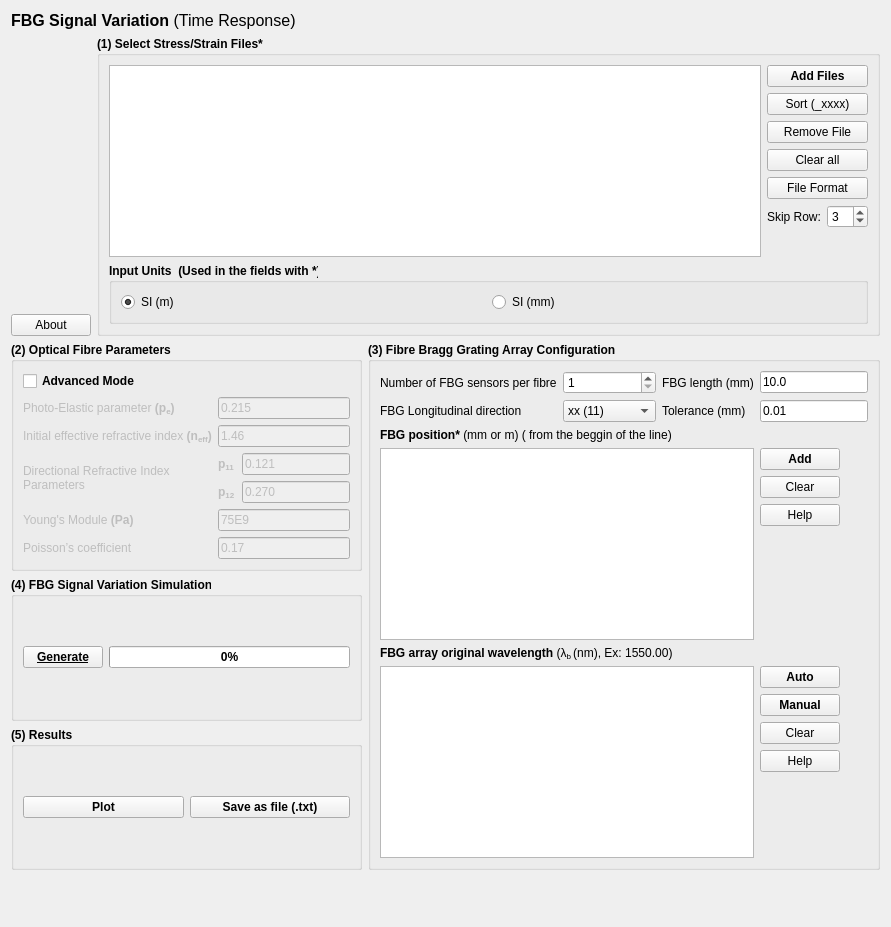
      <widget class="QWidget" name="widget">
       <attribute name="title">
        <string>FBG Signal Variation (Time Response)</string>
       </attribute>
       <layout class="QGridLayout" name="gridLayout_45">
        <item row="0" column="0">
         <layout class="QGridLayout" name="gridLayout_44">
          <item row="1" column="0" colspan="3">
           <widget class="QLabel" name="label_32">
            <property name="text">
             <string>&lt;html&gt;&lt;head/&gt;&lt;body&gt;&lt;p&gt;&lt;span style=&quot; font-size:12pt; font-weight:600;&quot;&gt;FBG Signal Variation &lt;/span&gt;&lt;span style=&quot; font-size:12pt;&quot;&gt;(Time Response)&lt;/span&gt;&lt;/p&gt;&lt;/body&gt;&lt;/html&gt;</string>
            </property>
           </widget>
          </item>
          <item row="4" column="0" colspan="2">
           <widget class="QGroupBox" name="groupBox_13">
            <property name="sizePolicy">
             <sizepolicy hsizetype="Maximum" vsizetype="Maximum">
              <horstretch>0</horstretch>
              <verstretch>0</verstretch>
             </sizepolicy>
            </property>
            <property name="font">
             <font>
              <weight>75</weight>
              <bold>true</bold>
             </font>
            </property>
            <property name="title">
             <string>(2) Optical Fibre Parameters</string>
            </property>
            <layout class="QGridLayout" name="gridLayout_36">
             <item row="1" column="0">
              <layout class="QGridLayout" name="gridLayout_28">
               <item row="2" column="0">
                <widget class="QLabel" name="label_36">
                 <property name="enabled">
                  <bool>false</bool>
                 </property>
                 <property name="text">
                  <string>&lt;html&gt;&lt;head/&gt;&lt;body&gt;&lt;p&gt;&lt;span style=&quot; font-weight:400;&quot;&gt;Initial effective refractive index&lt;/span&gt; (n&lt;span style=&quot; vertical-align:sub;&quot;&gt;eff&lt;/span&gt;)&lt;/p&gt;&lt;/body&gt;&lt;/html&gt;</string>
                 </property>
                </widget>
               </item>
               <item row="5" column="0">
                <widget class="QLabel" name="label_38">
                 <property name="enabled">
                  <bool>false</bool>
                 </property>
                 <property name="text">
                  <string>&lt;html&gt;&lt;head/&gt;&lt;body&gt;&lt;p&gt;&lt;span style=&quot; font-weight:400;&quot;&gt;Young's Module &lt;/span&gt;(Pa)&lt;/p&gt;&lt;/body&gt;&lt;/html&gt;</string>
                 </property>
                </widget>
               </item>
               <item row="4" column="1">
                <widget class="QLabel" name="label_40">
                 <property name="enabled">
                  <bool>false</bool>
                 </property>
                 <property name="text">
                  <string>&lt;html&gt;&lt;head/&gt;&lt;body&gt;&lt;p&gt;p&lt;span style=&quot; vertical-align:sub;&quot;&gt;12&lt;/span&gt;&lt;/p&gt;&lt;/body&gt;&lt;/html&gt;</string>
                 </property>
                </widget>
               </item>
               <item row="4" column="2">
                <widget class="QLineEdit" name="lineEdit_DirectionalRefractiveP12_TR">
                 <property name="enabled">
                  <bool>false</bool>
                 </property>
                 <property name="font">
                  <font>
                   <weight>50</weight>
                   <bold>false</bold>
                  </font>
                 </property>
                 <property name="text">
                  <string>0.270</string>
                 </property>
                </widget>
               </item>
               <item row="5" column="1" colspan="2">
                <widget class="QLineEdit" name="lineEdit_YoungsModule_TR">
                 <property name="enabled">
                  <bool>false</bool>
                 </property>
                 <property name="font">
                  <font>
                   <weight>50</weight>
                   <bold>false</bold>
                  </font>
                 </property>
                 <property name="text">
                  <string>75E9</string>
                 </property>
                </widget>
               </item>
               <item row="1" column="1" colspan="2">
                <widget class="QLineEdit" name="lineEdit_PhotoElasticParam_TR">
                 <property name="enabled">
                  <bool>false</bool>
                 </property>
                 <property name="font">
                  <font>
                   <weight>50</weight>
                   <bold>false</bold>
                  </font>
                 </property>
                 <property name="text">
                  <string>0.215</string>
                 </property>
                </widget>
               </item>
               <item row="3" column="1">
                <widget class="QLabel" name="label_39">
                 <property name="enabled">
                  <bool>false</bool>
                 </property>
                 <property name="text">
                  <string>&lt;html&gt;&lt;head/&gt;&lt;body&gt;&lt;p&gt;p&lt;span style=&quot; vertical-align:sub;&quot;&gt;11&lt;/span&gt;&lt;/p&gt;&lt;/body&gt;&lt;/html&gt;</string>
                 </property>
                </widget>
               </item>
               <item row="3" column="2">
                <widget class="QLineEdit" name="lineEdit_DirectionalRefractiveP11_TR">
                 <property name="enabled">
                  <bool>false</bool>
                 </property>
                 <property name="font">
                  <font>
                   <weight>50</weight>
                   <bold>false</bold>
                  </font>
                 </property>
                 <property name="text">
                  <string>0.121</string>
                 </property>
                </widget>
               </item>
               <item row="3" column="0" rowspan="2">
                <widget class="QLabel" name="label_37">
                 <property name="enabled">
                  <bool>false</bool>
                 </property>
                 <property name="text">
                  <string>&lt;html&gt;&lt;head/&gt;&lt;body&gt;&lt;p&gt;&lt;span style=&quot; font-weight:400;&quot;&gt;Directional Refractive Index Parameters&lt;/span&gt;&lt;/p&gt;&lt;/body&gt;&lt;/html&gt;</string>
                 </property>
                 <property name="wordWrap">
                  <bool>true</bool>
                 </property>
                </widget>
               </item>
               <item row="1" column="0">
                <widget class="QLabel" name="label_35">
                 <property name="enabled">
                  <bool>false</bool>
                 </property>
                 <property name="text">
                  <string>&lt;html&gt;&lt;head/&gt;&lt;body&gt;&lt;p&gt;&lt;span style=&quot; font-weight:400;&quot;&gt;Photo-Elastic parameter&lt;/span&gt; (p&lt;span style=&quot; vertical-align:sub;&quot;&gt;e&lt;/span&gt;) &lt;/p&gt;&lt;/body&gt;&lt;/html&gt;</string>
                 </property>
                </widget>
               </item>
               <item row="6" column="1" colspan="2">
                <widget class="QLineEdit" name="lineEdit_PoissionsCoefficient_TR">
                 <property name="enabled">
                  <bool>false</bool>
                 </property>
                 <property name="font">
                  <font>
                   <weight>50</weight>
                   <bold>false</bold>
                  </font>
                 </property>
                 <property name="text">
                  <string>0.17</string>
                 </property>
                </widget>
               </item>
               <item row="2" column="1" colspan="2">
                <widget class="QLineEdit" name="lineEdit_InitialRefractiveIndex_TR">
                 <property name="enabled">
                  <bool>false</bool>
                 </property>
                 <property name="font">
                  <font>
                   <weight>50</weight>
                   <bold>false</bold>
                  </font>
                 </property>
                 <property name="text">
                  <string>1.46</string>
                 </property>
                </widget>
               </item>
               <item row="6" column="0">
                <widget class="QLabel" name="label_41">
                 <property name="enabled">
                  <bool>false</bool>
                 </property>
                 <property name="text">
                  <string>&lt;html&gt;&lt;head/&gt;&lt;body&gt;&lt;p&gt;&lt;span style=&quot; font-weight:400;&quot;&gt;Poisson’s coefficient&lt;/span&gt;&lt;/p&gt;&lt;/body&gt;&lt;/html&gt;</string>
                 </property>
                </widget>
               </item>
              </layout>
             </item>
             <item row="0" column="0">
              <widget class="QCheckBox" name="checkBox_AdvancedModeSelectionTR">
               <property name="text">
                <string>Advanced Mode</string>
               </property>
              </widget>
             </item>
            </layout>
           </widget>
          </item>
          <item row="4" column="2" rowspan="3">
           <widget class="QGroupBox" name="groupBox_14">
            <property name="sizePolicy">
             <sizepolicy hsizetype="Preferred" vsizetype="Expanding">
              <horstretch>0</horstretch>
              <verstretch>0</verstretch>
             </sizepolicy>
            </property>
            <property name="font">
             <font>
              <weight>75</weight>
              <bold>true</bold>
             </font>
            </property>
            <property name="title">
             <string>(3) Fibre Bragg Grating Array Configuration</string>
            </property>
            <layout class="QGridLayout" name="gridLayout_39">
             <item row="0" column="0">
              <layout class="QGridLayout" name="gridLayout_38">
               <item row="10" column="4">
                <widget class="QPushButton" name="pushButton_ClearFBGOriginalWavelength_TR">
                 <property name="sizePolicy">
                  <sizepolicy hsizetype="Maximum" vsizetype="Fixed">
                   <horstretch>0</horstretch>
                   <verstretch>0</verstretch>
                  </sizepolicy>
                 </property>
                 <property name="font">
                  <font>
                   <weight>50</weight>
                   <bold>false</bold>
                  </font>
                 </property>
                 <property name="text">
                  <string>Clear</string>
                 </property>
                </widget>
               </item>
               <item row="4" column="4">
                <widget class="QPushButton" name="pushButton_ClearFBGPosition_TR">
                 <property name="sizePolicy">
                  <sizepolicy hsizetype="Maximum" vsizetype="Fixed">
                   <horstretch>0</horstretch>
                   <verstretch>0</verstretch>
                  </sizepolicy>
                 </property>
                 <property name="font">
                  <font>
                   <weight>50</weight>
                   <bold>false</bold>
                  </font>
                 </property>
                 <property name="text">
                  <string>Clear</string>
                 </property>
                </widget>
               </item>
               <item row="3" column="4">
                <widget class="QPushButton" name="pushButton_AddFBGPosition_TR">
                 <property name="sizePolicy">
                  <sizepolicy hsizetype="Maximum" vsizetype="Fixed">
                   <horstretch>0</horstretch>
                   <verstretch>0</verstretch>
                  </sizepolicy>
                 </property>
                 <property name="text">
                  <string>Add</string>
                 </property>
                </widget>
               </item>
               <item row="1" column="0" colspan="2">
                <widget class="QLabel" name="label_44">
                 <property name="font">
                  <font>
                   <weight>50</weight>
                   <bold>false</bold>
                  </font>
                 </property>
                 <property name="text">
                  <string>FBG Longitudinal direction</string>
                 </property>
                </widget>
               </item>
               <item row="0" column="0" colspan="2">
                <widget class="QLabel" name="label_42">
                 <property name="font">
                  <font>
                   <weight>50</weight>
                   <bold>false</bold>
                  </font>
                 </property>
                 <property name="text">
                  <string>Number of FBG sensors per fibre</string>
                 </property>
                </widget>
               </item>
               <item row="2" column="0" colspan="5">
                <widget class="QLabel" name="label_46">
                 <property name="sizePolicy">
                  <sizepolicy hsizetype="Preferred" vsizetype="Maximum">
                   <horstretch>0</horstretch>
                   <verstretch>0</verstretch>
                  </sizepolicy>
                 </property>
                 <property name="text">
                  <string>&lt;html&gt;&lt;head/&gt;&lt;body&gt;&lt;p&gt;FBG position* &lt;span style=&quot; font-weight:400;&quot;&gt;(mm or m) ( from the beggin of the line)&lt;/span&gt;&lt;/p&gt;&lt;/body&gt;&lt;/html&gt;</string>
                 </property>
                </widget>
               </item>
               <item row="9" column="4">
                <widget class="QPushButton" name="pushButton_AddFBGOriginalWavelength_TR">
                 <property name="sizePolicy">
                  <sizepolicy hsizetype="Maximum" vsizetype="Fixed">
                   <horstretch>0</horstretch>
                   <verstretch>0</verstretch>
                  </sizepolicy>
                 </property>
                 <property name="text">
                  <string>Manual</string>
                 </property>
                </widget>
               </item>
               <item row="7" column="0" colspan="5">
                <widget class="QLabel" name="label_47">
                 <property name="sizePolicy">
                  <sizepolicy hsizetype="Preferred" vsizetype="Maximum">
                   <horstretch>0</horstretch>
                   <verstretch>0</verstretch>
                  </sizepolicy>
                 </property>
                 <property name="text">
                  <string>&lt;html&gt;&lt;head/&gt;&lt;body&gt;&lt;p&gt;FBG array original wavelength &lt;span style=&quot; font-weight:400;&quot;&gt;(λ&lt;/span&gt;&lt;span style=&quot; font-weight:400; vertical-align:sub;&quot;&gt;b &lt;/span&gt;&lt;span style=&quot; font-weight:400;&quot;&gt;(nm), Ex: 1550.00)&lt;/span&gt;&lt;/p&gt;&lt;/body&gt;&lt;/html&gt;</string>
                 </property>
                </widget>
               </item>
               <item row="1" column="2">
                <widget class="QComboBox" name="comboBox_FBGDirection_TR">
                 <property name="sizePolicy">
                  <sizepolicy hsizetype="Expanding" vsizetype="Fixed">
                   <horstretch>0</horstretch>
                   <verstretch>0</verstretch>
                  </sizepolicy>
                 </property>
                 <property name="minimumSize">
                  <size>
                   <width>93</width>
                   <height>0</height>
                  </size>
                 </property>
                 <property name="font">
                  <font>
                   <weight>50</weight>
                   <bold>false</bold>
                  </font>
                 </property>
                 <item>
                  <property name="text">
                   <string>xx (11)</string>
                  </property>
                 </item>
                 <item>
                  <property name="text">
                   <string>yy (22)</string>
                  </property>
                 </item>
                 <item>
                  <property name="text">
                   <string>zz (33)</string>
                  </property>
                 </item>
                </widget>
               </item>
               <item row="1" column="3">
                <widget class="QLabel" name="label_45">
                 <property name="font">
                  <font>
                   <weight>50</weight>
                   <bold>false</bold>
                  </font>
                 </property>
                 <property name="text">
                  <string>Tolerance (mm)</string>
                 </property>
                </widget>
               </item>
               <item row="1" column="4">
                <widget class="QLineEdit" name="lineEdit_tolerance_TR">
                 <property name="sizePolicy">
                  <sizepolicy hsizetype="Maximum" vsizetype="Fixed">
                   <horstretch>0</horstretch>
                   <verstretch>0</verstretch>
                  </sizepolicy>
                 </property>
                 <property name="font">
                  <font>
                   <weight>50</weight>
                   <bold>false</bold>
                  </font>
                 </property>
                 <property name="text">
                  <string>0.01</string>
                 </property>
                </widget>
               </item>
               <item row="0" column="2">
                <widget class="QSpinBox" name="spinBox_NumberFBG_TR">
                 <property name="sizePolicy">
                  <sizepolicy hsizetype="Expanding" vsizetype="Fixed">
                   <horstretch>0</horstretch>
                   <verstretch>0</verstretch>
                  </sizepolicy>
                 </property>
                 <property name="minimumSize">
                  <size>
                   <width>93</width>
                   <height>0</height>
                  </size>
                 </property>
                 <property name="font">
                  <font>
                   <weight>50</weight>
                   <bold>false</bold>
                  </font>
                 </property>
                 <property name="minimum">
                  <number>1</number>
                 </property>
                </widget>
               </item>
               <item row="0" column="3">
                <widget class="QLabel" name="label_43">
                 <property name="font">
                  <font>
                   <weight>50</weight>
                   <bold>false</bold>
                  </font>
                 </property>
                 <property name="text">
                  <string>FBG length (mm)</string>
                 </property>
                </widget>
               </item>
               <item row="0" column="4">
                <widget class="QLineEdit" name="lineEdit_FBGlength_TR">
                 <property name="sizePolicy">
                  <sizepolicy hsizetype="Maximum" vsizetype="Fixed">
                   <horstretch>0</horstretch>
                   <verstretch>0</verstretch>
                  </sizepolicy>
                 </property>
                 <property name="font">
                  <font>
                   <weight>50</weight>
                   <bold>false</bold>
                  </font>
                 </property>
                 <property name="text">
                  <string>10.0</string>
                 </property>
                </widget>
               </item>
               <item row="5" column="4">
                <widget class="QPushButton" name="pushButton_HelpFBGPosition_TR">
                 <property name="sizePolicy">
                  <sizepolicy hsizetype="Maximum" vsizetype="Fixed">
                   <horstretch>0</horstretch>
                   <verstretch>0</verstretch>
                  </sizepolicy>
                 </property>
                 <property name="font">
                  <font>
                   <weight>50</weight>
                   <bold>false</bold>
                  </font>
                 </property>
                 <property name="text">
                  <string>Help</string>
                 </property>
                 <property name="icon">
                  <iconset>
                   <normaloff>DESIGN_Resource/Help.png</normaloff>DESIGN_Resource/Help.png</iconset>
                 </property>
                </widget>
               </item>
               <item row="11" column="4">
                <widget class="QPushButton" name="pushButton_HelpFBGWavelength_TR">
                 <property name="sizePolicy">
                  <sizepolicy hsizetype="Maximum" vsizetype="Fixed">
                   <horstretch>0</horstretch>
                   <verstretch>0</verstretch>
                  </sizepolicy>
                 </property>
                 <property name="font">
                  <font>
                   <weight>50</weight>
                   <bold>false</bold>
                  </font>
                 </property>
                 <property name="text">
                  <string>Help</string>
                 </property>
                 <property name="icon">
                  <iconset>
                   <normaloff>DESIGN_Resource/Help.png</normaloff>DESIGN_Resource/Help.png</iconset>
                 </property>
                </widget>
               </item>
               <item row="3" column="0" rowspan="4" colspan="4">
                <widget class="QTextEdit" name="textEdit_FBGPosition_TR">
                 <property name="font">
                  <font>
                   <weight>50</weight>
                   <bold>false</bold>
                  </font>
                 </property>
                </widget>
               </item>
               <item row="8" column="4">
                <widget class="QPushButton" name="pushButton_Auto_TR">
                 <property name="sizePolicy">
                  <sizepolicy hsizetype="Maximum" vsizetype="Fixed">
                   <horstretch>0</horstretch>
                   <verstretch>0</verstretch>
                  </sizepolicy>
                 </property>
                 <property name="text">
                  <string>Auto</string>
                 </property>
                </widget>
               </item>
               <item row="8" column="0" rowspan="5" colspan="4">
                <widget class="QTextEdit" name="textEdit_FBGOriginalWavelength_TR">
                 <property name="font">
                  <font>
                   <weight>50</weight>
                   <bold>false</bold>
                  </font>
                 </property>
                </widget>
               </item>
              </layout>
             </item>
            </layout>
           </widget>
          </item>
          <item row="7" column="0" rowspan="2">
           <spacer name="verticalSpacer_2">
            <property name="orientation">
             <enum>Qt::Vertical</enum>
            </property>
            <property name="sizeHint" stdset="0">
             <size>
              <width>20</width>
              <height>40</height>
             </size>
            </property>
           </spacer>
          </item>
          <item row="3" column="0">
           <widget class="QPushButton" name="pushButton_AboutTimeResponse">
            <property name="text">
             <string>About</string>
            </property>
            <property name="icon">
             <iconset>
              <normaloff>DESIGN_Resource/Infobox_info_icon.svg.png</normaloff>DESIGN_Resource/Infobox_info_icon.svg.png</iconset>
            </property>
           </widget>
          </item>
          <item row="2" column="1" rowspan="2" colspan="2">
           <widget class="QGroupBox" name="groupBox_11">
            <property name="sizePolicy">
             <sizepolicy hsizetype="Preferred" vsizetype="Expanding">
              <horstretch>0</horstretch>
              <verstretch>0</verstretch>
             </sizepolicy>
            </property>
            <property name="font">
             <font>
              <weight>75</weight>
              <bold>true</bold>
             </font>
            </property>
            <property name="title">
             <string>(1) Select Stress/Strain Files*</string>
            </property>
            <layout class="QGridLayout" name="gridLayout_27">
             <item row="1" column="0">
              <widget class="QGroupBox" name="groupBox_10">
               <property name="title">
                <string>Input Units  (Used in the fields with *)</string>
               </property>
               <layout class="QGridLayout" name="gridLayout_56">
                <item row="0" column="0">
                 <layout class="QGridLayout" name="gridLayout_35">
                  <item row="0" column="0">
                   <widget class="QRadioButton" name="radioButton_InputUnitsSIM_TR">
                    <property name="font">
                     <font>
                      <weight>50</weight>
                      <bold>false</bold>
                     </font>
                    </property>
                    <property name="text">
                     <string>SI (m)</string>
                    </property>
                    <property name="checked">
                     <bool>true</bool>
                    </property>
                   </widget>
                  </item>
                  <item row="0" column="1">
                   <widget class="QRadioButton" name="radioButton_InputUnitsSIMM_TR">
                    <property name="font">
                     <font>
                      <weight>50</weight>
                      <bold>false</bold>
                     </font>
                    </property>
                    <property name="text">
                     <string>SI (mm)</string>
                    </property>
                   </widget>
                  </item>
                 </layout>
                </item>
               </layout>
              </widget>
             </item>
             <item row="0" column="0">
              <layout class="QGridLayout" name="gridLayout_25">
               <item row="3" column="1" colspan="2">
                <widget class="QPushButton" name="pushButton_ClearAllTR">
                 <property name="font">
                  <font>
                   <weight>50</weight>
                   <bold>false</bold>
                  </font>
                 </property>
                 <property name="text">
                  <string>Clear all</string>
                 </property>
                </widget>
               </item>
               <item row="0" column="0" rowspan="7">
                <widget class="QListWidget" name="listWidget_stressStrainFiles_TV">
                 <property name="sizePolicy">
                  <sizepolicy hsizetype="Expanding" vsizetype="Expanding">
                   <horstretch>0</horstretch>
                   <verstretch>0</verstretch>
                  </sizepolicy>
                 </property>
                </widget>
               </item>
               <item row="0" column="1" colspan="2">
                <widget class="QPushButton" name="pushButton_LoadFolder_TR">
                 <property name="text">
                  <string>Add Files</string>
                 </property>
                </widget>
               </item>
               <item row="1" column="1" colspan="2">
                <widget class="QPushButton" name="pushButton_SortFiles">
                 <property name="font">
                  <font>
                   <weight>50</weight>
                   <bold>false</bold>
                  </font>
                 </property>
                 <property name="text">
                  <string>Sort (_xxxx)</string>
                 </property>
                </widget>
               </item>
               <item row="5" column="1">
                <widget class="QLabel" name="label_34">
                 <property name="font">
                  <font>
                   <weight>50</weight>
                   <bold>false</bold>
                  </font>
                 </property>
                 <property name="text">
                  <string>Skip Row:</string>
                 </property>
                </widget>
               </item>
               <item row="5" column="2">
                <widget class="QSpinBox" name="spinBox_SkipRow_TR">
                 <property name="font">
                  <font>
                   <weight>50</weight>
                   <bold>false</bold>
                  </font>
                 </property>
                 <property name="value">
                  <number>3</number>
                 </property>
                </widget>
               </item>
               <item row="2" column="1" colspan="2">
                <widget class="QPushButton" name="pushButton_RemoveFileStressStrain_TR">
                 <property name="font">
                  <font>
                   <weight>50</weight>
                   <bold>false</bold>
                  </font>
                 </property>
                 <property name="text">
                  <string>Remove File</string>
                 </property>
                </widget>
               </item>
               <item row="4" column="1" colspan="2">
                <widget class="QPushButton" name="pushButton_HelpFileFormatOSA_TR">
                 <property name="font">
                  <font>
                   <weight>50</weight>
                   <bold>false</bold>
                  </font>
                 </property>
                 <property name="text">
                  <string>File Format</string>
                 </property>
                 <property name="icon">
                  <iconset>
                   <normaloff>DESIGN_Resource/Help.png</normaloff>DESIGN_Resource/Help.png</iconset>
                 </property>
                </widget>
               </item>
              </layout>
             </item>
            </layout>
           </widget>
          </item>
          <item row="2" column="0">
           <widget class="QLabel" name="label_33">
            <property name="sizePolicy">
             <sizepolicy hsizetype="Maximum" vsizetype="Preferred">
              <horstretch>0</horstretch>
              <verstretch>0</verstretch>
             </sizepolicy>
            </property>
            <property name="text">
             <string/>
            </property>
            <property name="pixmap">
             <pixmap>DESIGN_Resource/FBGoutput.png</pixmap>
            </property>
            <property name="alignment">
             <set>Qt::AlignLeading|Qt::AlignLeft|Qt::AlignVCenter</set>
            </property>
           </widget>
          </item>
          <item row="5" column="0" colspan="2">
           <widget class="QGroupBox" name="groupBox_16">
            <property name="sizePolicy">
             <sizepolicy hsizetype="Preferred" vsizetype="Minimum">
              <horstretch>0</horstretch>
              <verstretch>0</verstretch>
             </sizepolicy>
            </property>
            <property name="font">
             <font>
              <weight>75</weight>
              <bold>true</bold>
             </font>
            </property>
            <property name="title">
             <string>(4) FBG Signal Variation Simulation</string>
            </property>
            <layout class="QGridLayout" name="gridLayout_43">
             <item row="0" column="0">
              <layout class="QGridLayout" name="gridLayout_42">
               <item row="0" column="0">
                <widget class="QPushButton" name="pushButton_TRGenerate">
                 <property name="font">
                  <font>
                   <underline>true</underline>
                  </font>
                 </property>
                 <property name="text">
                  <string>Generate</string>
                 </property>
                </widget>
               </item>
               <item row="0" column="1">
                <widget class="QProgressBar" name="progressBar_TR">
                 <property name="value">
                  <number>0</number>
                 </property>
                </widget>
               </item>
              </layout>
             </item>
            </layout>
           </widget>
          </item>
          <item row="6" column="0" colspan="2">
           <widget class="QGroupBox" name="groupBox_15">
            <property name="font">
             <font>
              <weight>75</weight>
              <bold>true</bold>
             </font>
            </property>
            <property name="title">
             <string>(5) Results</string>
            </property>
            <layout class="QGridLayout" name="gridLayout_41">
             <item row="0" column="0">
              <layout class="QGridLayout" name="gridLayout_40">
               <item row="0" column="0">
                <widget class="QPushButton" name="pushButton_PlotTR">
                 <property name="text">
                  <string>Plot</string>
                 </property>
                </widget>
               </item>
              </layout>
             </item>
             <item row="0" column="1">
              <widget class="QPushButton" name="pushButton_SaveasFileTR">
               <property name="text">
                <string>Save as file (.txt)</string>
               </property>
              </widget>
             </item>
            </layout>
           </widget>
          </item>
         </layout>
        </item>
       </layout>
      </widget>
